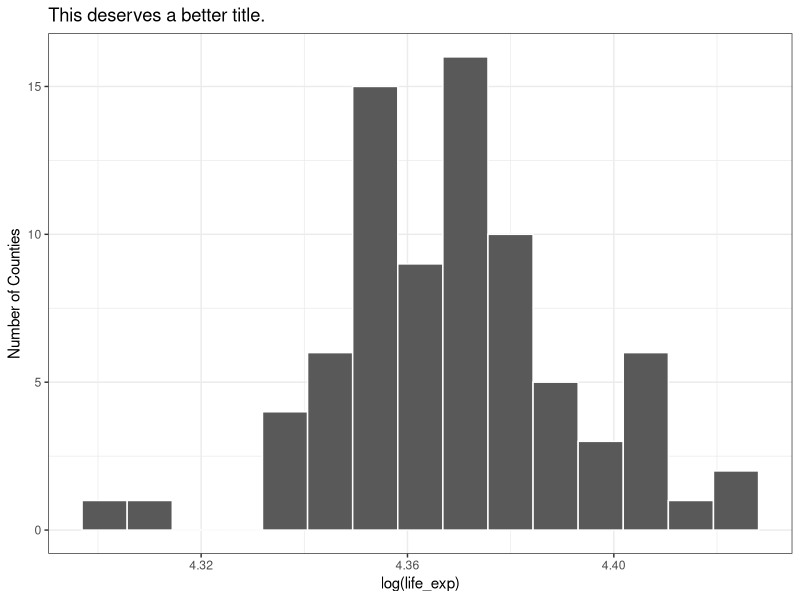

Source code (R): (Note: this script raises an error after producing the figure.)
## ---- chunk 1

library(tidyverse)

## always need tidyverse, can include other packages too
## which should always be inserted above the tidyverse

theme_set(theme_bw())  ## or use theme_set(theme_light())
knitr::opts_chunk$set(comment = NA)
## ---- chunk 2
lab2data <- read_csv("lab02-data.csv", show_col_types = FALSE)
## ---- chunk 3
nynj_counties <- lab2data |>
  filter(state == "NY" | state == "NJ")

nrow(nynj_counties)
## ---- chunk 4
nynj_counties |> count(state)
## ---- chunk 5
nynj_counties |>
    filter(state == "NY") |>
    filter(county == "Suffolk County") |>
    select(state, county, life_exp, metro, covid_mort)
## ---- chunk 6
ggplot(nynj_counties, aes(x = log(life_exp))) +
    geom_histogram(bins = 15, col = "white") +
    labs(title = "This deserves a better title.",
         y = "Number of Counties") 
## ---- chunk 7
sessioninfo::session_info()
